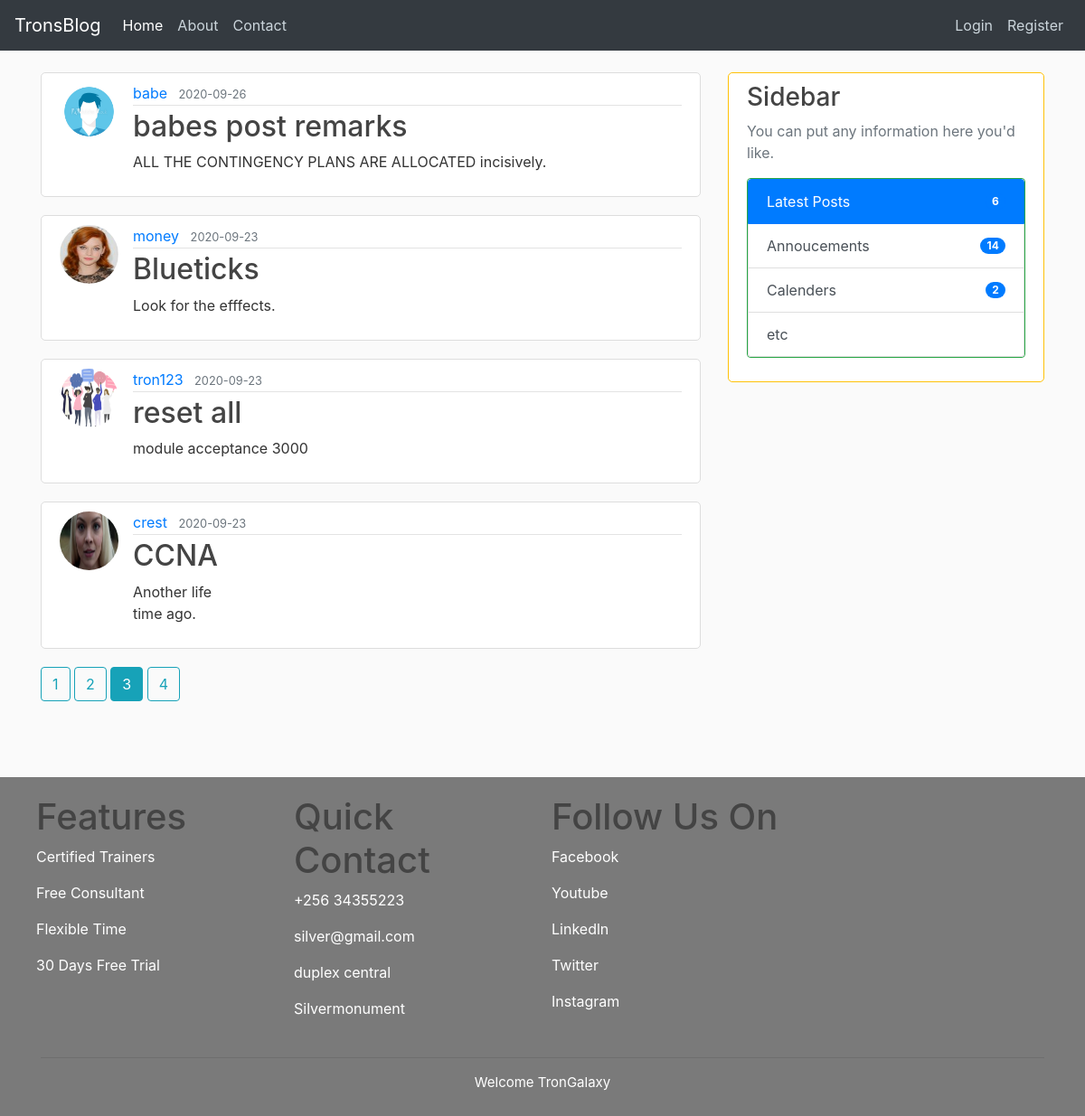
Screenshot of /home?page=3 with the database file from the repository.
### flaskblog/models.py (models this page shows, shortened)
class Post(db.Model):
     id = db.Column(db.Integer, primary_key=True)
     title = db.Column(db.String(100), nullable=False)
     date_posted = db.Column(db.DateTime, nullable=False, default=datetime.utcnow)
     content = db.Column(db.Text, nullable=False)
     user_id = db.Column(db.Integer, db.ForeignKey('user.id'), nullable=False)

class User(db.Model, UserMixin):
    id = db.Column(db.Integer, primary_key=True)
    username = db.Column(db.String(20), unique=True, nullable=False)
    email = db.Column(db.String(120), unique=True, nullable=False)
    image_file = db.Column(db.String(20), nullable=False, default='default.jpg')
    password = db.Column(db.String(60), nullable=False)
    posts = db.relationship('Post', backref='author', lazy=True)

### flaskblog/routes.py (the view)
@app.route('/')
@app.route('/home')
def home():
    page = request.args.get('page', 1, type=int)
    posts = Post.query.order_by(Post.date_posted.desc()).paginate(page=page, per_page=4)
    return render_template('home.html', posts=posts)

### flaskblog/templates/home.html
{% extends "layout.html" %}
{% block content %}
{% for post in posts.items %}
<article class="media content-section">
    <img class="rounded-circle article-img" src="{{ url_for('static', filename='profile_pics/' + post.author.image_file) }}" alt="">
    <div class="media-body">
    <div class="article-metadata">
        <a href="{{ url_for('user_posts', username=post.author.username) }}" class="mr-2">{{ post.author.username }}</a>
        <small class="text-muted">{{ post.date_posted.strftime('%Y-%m-%d') }}</small>
    </div>
    <h2> <a href="{{ url_for('post', post_id=post.id) }}" class="article-title">{{ post.title }}</a> </h2>
    <p class="article-content">{{ post.content }}</p>
</div>
</article>
{% endfor %}
{% for page_num in posts.iter_pages(left_edge=1, right_edge=1, left_current=1, right_current=2) %}
    {% if page_num %}
        {% if posts.page == page_num %}
            <a  class="btn btn-info mb-4" href="{{ url_for('home', page=page_num) }}">{{ page_num }}</a>
        {% else %}
            <a  class="btn btn-outline-info mb-4" href="{{ url_for('home', page=page_num) }}">{{ page_num }}</a>
        {% endif %}
    {% else %}
        ...
    {% endif %}
{% endfor %}
{% endblock %}

### flaskblog/static/main.css (style rules this page uses)
body { background: #fafafa; color: #333333; margin-top: 5rem; }
h1, h2, h3, h4, h5, h6 { color: #444444; }
.content-section { background: #ffffff; padding: 10px 20px; border: 1px solid #dddddd; border-radius: 5px; margin-bottom: 20px; }
.article-title { color: #444444; }
.article-content { white-space: pre-line; }
.article-img { height: 65px; width: 65px; margin-right: 16px; }
.article-metadata { padding-bottom: 1px; margin-bottom: 4px; border-bottom: 1px solid #e3e3e3; }

### rows the page displays
Post: image_file (placeholder picture), author.username "babe", date_posted "2020-09-26", title "babes post remarks", content "ALL THE CONTINGENCY PLANS ARE ALLOCATED incisively."
Post: image_file (picture), author.username "money", date_posted "2020-09-23", title "Blueticks", content "Look for the efffects."
Post: image_file (picture), author.username "tron123", date_posted "2020-09-23", title "reset all", content "module acceptance 3000"
Post: image_file (picture), author.username "crest", date_posted "2020-09-23", title "CCNA", content "Another life time ago."

### other values shown
{{ page_num }} "1" "2" "4"
{{ page_num }} "3"
